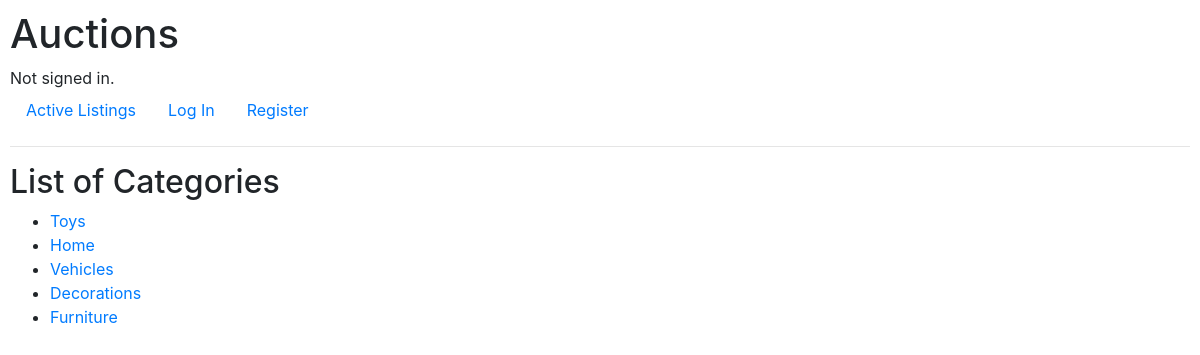
Page /category on the earlier database version.
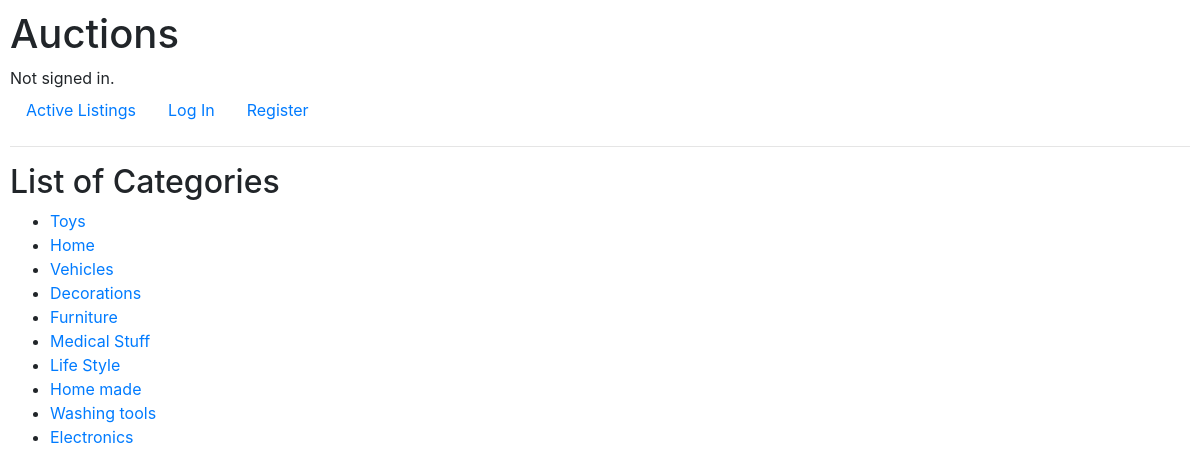
Same page on the later database version.
### auctions/models.py (models this page shows, shortened)
class Category(models.Model):
    category_name = models.CharField(max_length=64)

### auctions/views.py (the view)
# urls.py: path("category", views.category, name="category"),
def category(request):
    list_of_categories = Category.objects.all()
    return render(request, "auctions/categories.html",{
        "category" : list_of_categories
    })

### auctions/templates/auctions/categories.html (shortened to what this page needs)
{% extends 'auctions/layout.html' %}
{% block body %}
<h2>List of Categories</h2>
<ul>
    {% for item in category %}
        <li><a href="{% url 'list_category' item.id %}"> {{item.category_name}}</a></li>
    {% endfor %}
</ul>
{% endblock %}

Differences in the rows shown:
added Category: category_name "Medical Stuff"
added Category: category_name "Life Style"
added Category: category_name "Home made"
added Category: category_name "Washing tools"
added Category: category_name "Electronics"
